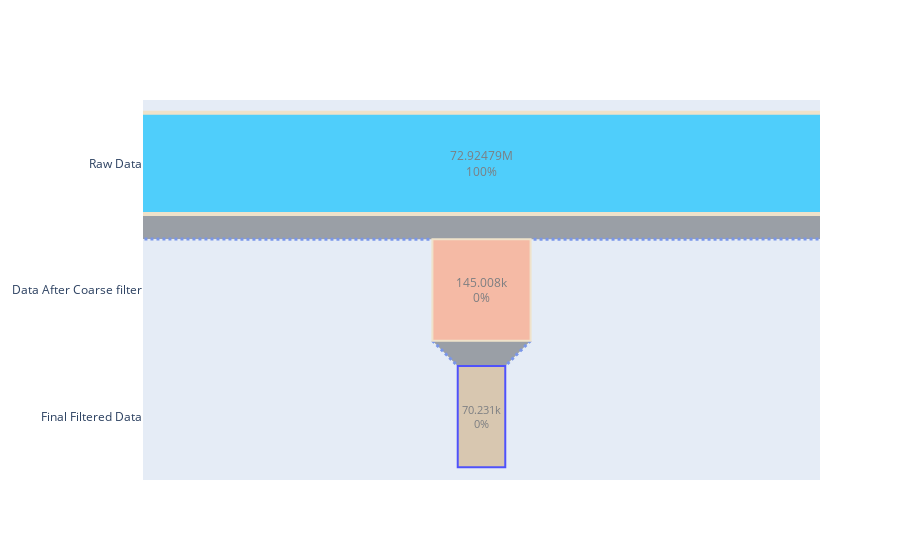

The notebook cell this image was saved under:
### Code cell
zoom = 500000
x_range = [-zoom, zoom]
fig = go.Figure(go.Funnel(
    y = ["Raw Data", "Data After Coarse filter", "Final Filtered Data"],
    x = [nb_videos, nb_coarse_climate_videos, nb_climate_videos],
    textposition = "inside",
    textinfo = "value+percent initial",
    opacity = 0.65, marker = {"color": ["deepskyblue", "lightsalmon", "tan"],
    "line": {"width": [4, 2, 2, 3, 1, 1], "color": ["wheat", "wheat", "blue", "wheat", "wheat"]}},
    connector = {"line": {"color": "royalblue", "dash": "dot", "width": 3}}),
    )
fig.update_layout(xaxis=dict(range=[-zoom, zoom]))

fig.show()

### Figure 1 — Plotly figure (JSON) as saved in the notebook; plotly's stock layout.template omitted (floating-point values rounded to 4 significant figures)
{"data": [{"connector": {"line": {"color": "royalblue", "dash": "dot", "width": 3}}, "marker": {"color": ["deepskyblue", "lightsalmon", "tan"], "line": {"color": ["wheat", "wheat", "blue", "wheat", "wheat"], "width": [4, 2, 2, 3, 1, 1]}}, "opacity": 0.65, "textinfo": "value+percent initial", "textposition": "inside", "type": "funnel", "x": [72924794, 145008, 70231], "y": ["Raw Data", "Data After Coarse filter", "Final Filtered Data"]}], "layout": {"xaxis": {"range": [-500000, 500000]}}}
